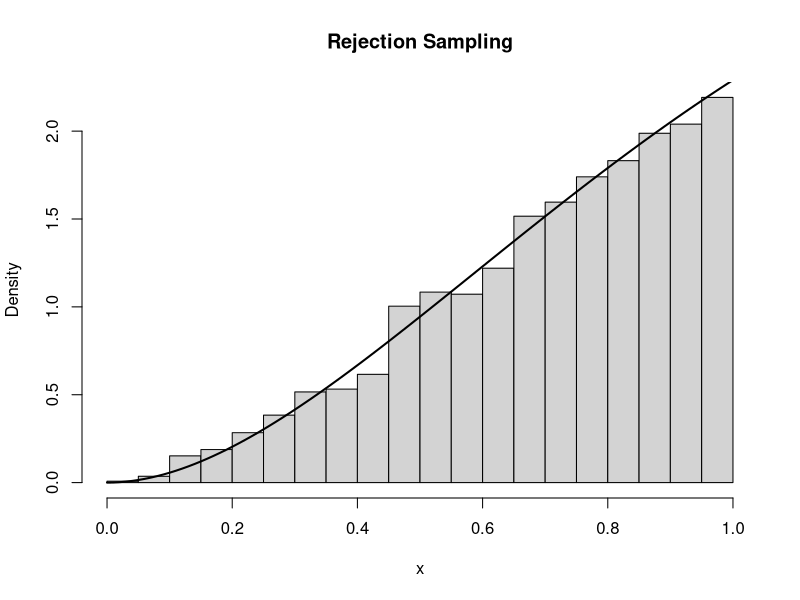
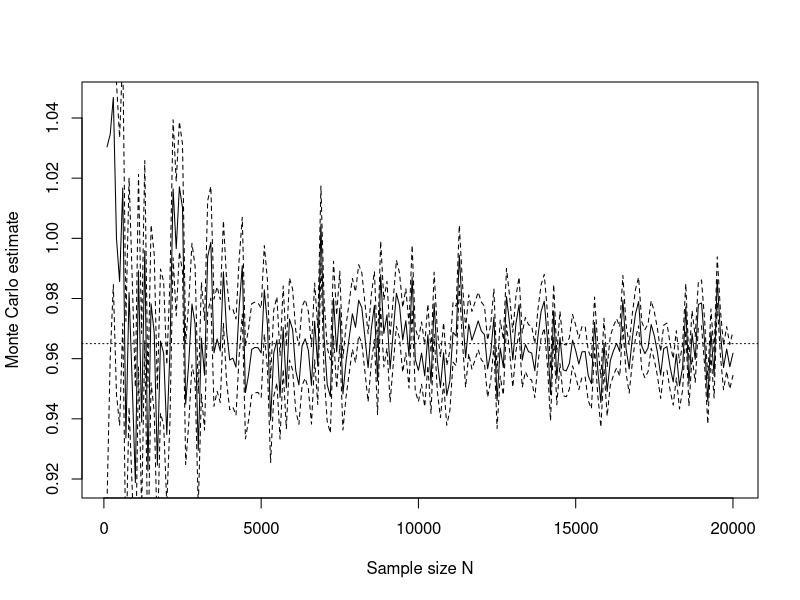

R code for these plots, in order:
#Q1,a
C <- 1 / (2 - 5/exp(1))

f <- function(x) {
  C * x^2 * exp(-x)
}
K <- f(1)

rejection_sample <- function(n) {
  samples <- numeric(0)
  
  while (length(samples) < n) {
    
    x <- runif(1, 0, 1)
    u <- runif(1)
    
    if (u <= f(x) / K) {
      samples <- c(samples, x)
    }
  }
  
  return(samples)
}

samples <- rejection_sample(5000)

hist(samples,
     probability = TRUE,
     breaks = 30,
     main = "Rejection Sampling",
     xlab = "x")

curve(f(x), 0, 1, add = TRUE, lwd = 2)

#Q2 a
N <- 100000

x <- runif(N, 0, 1)

I_hat <- mean(exp(exp(x)))

I_hat

#b
N <- 100000

x <- rnorm(N, mean = 0, sd = 1)

I_hat <- mean(sqrt(2*pi) * exp(-x^2 / 2))

I_hat
#c
N <- 100000

x <- runif(N, 0, 1)
y <- runif(N, 0, 1)

I_hat <- mean(exp((x + y)^2))

I_hat
#d
N <- 100000
x <- rexp(N, 1)
y <- rexp(N, 1)

mean(y <= x)

#Q3
# Define h(x)
h <- function(x) {
  (cos(50*x) + sin(20*x))^2
}

# Sample sizes
N_values <- seq(100, 20000, by = 100)

# Create empty vectors
estimates <- numeric(length(N_values))
sd_estimates <- numeric(length(N_values))

# Repeat for each N
for (i in 1:length(N_values)) {
  
  N <- N_values[i]
  
  # Generate N Uniform(0,1) samples
  x <- runif(N, 0, 1)
  
  # Calculate h(x)
  hx <- h(x)
  
  # Monte Carlo estimate
  estimates[i] <- mean(hx)
  
  # Estimated standard deviation of the MC estimator
  sd_estimates[i] <- sd(hx) / sqrt(N)
}


plot(N_values, estimates,
     type = "l",
     xlab = "Sample size N",
     ylab = "Monte Carlo estimate")

lines(N_values,
      estimates + sd_estimates,
      lty = 2)

lines(N_values,
      estimates - sd_estimates,
      lty = 2)

abline(h = 0.965, lty = 3)

#4b
# Posterior 1
f1 <- function(theta) {
  dbeta(theta, 26, 76)
}

mode1 <- (26 - 1) / (26 + 76 - 2)

K1 <- f1(mode1)

rejection1 <- function(n) {
  
  samples <- numeric(0)
  attempts <- 0
  
  while (length(samples) < n) {
    
    # sample theta from g(theta) = Uniform(0,1)
    theta <- runif(1, 0, 1)
    
    # sample U
    u <- runif(1)
    
    attempts <- attempts + 1
    
    # g(theta) = 1
    if (u <= f1(theta) / K1) {
      samples <- c(samples, theta)
    }
  }
  
  acceptance_rate <- n / attempts
  
  return(list(samples = samples,
              acceptance_rate = acceptance_rate))
}


f2 <- function(theta) {
  dbeta(theta, 27.24, 75.96)
}

mode2 <- (27.24 - 1) / (27.24 + 75.96 - 2)

K2 <- f2(mode2)

rejection2 <- function(n) {
  
  samples <- numeric(0)
  attempts <- 0
  
  while (length(samples) < n) {
    
    theta <- runif(1, 0, 1)
    u <- runif(1)
    
    attempts <- attempts + 1
    
    if (u <= f2(theta) / K2) {
      samples <- c(samples, theta)
    }
  }
  
  acceptance_rate <- n / attempts
  
  return(list(samples = samples,
              acceptance_rate = acceptance_rate))
}


result1 <- rejection1(5000)
result2 <- rejection2(5000)

result1$acceptance_rate
result2$acceptance_rate
